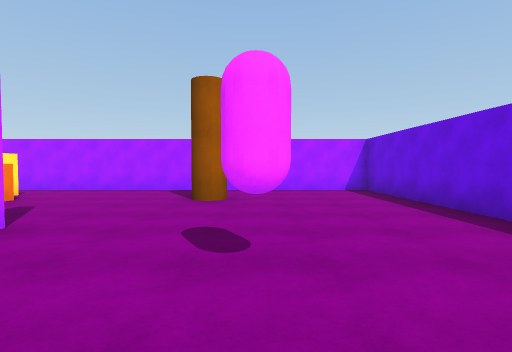
view 1 (above)

14 first-person views from a walk through a scene from a Unity 3-D project. The camera is 1.4 m above the floor, tilts 2° down and sees 85° across. The floor is counted in squares, 2 m on a side. Each view is taken from the middle of a square. On the plan, view 1 faces up. The plan holds only what a view shows up to about 9 squares ahead; the rest is blank. The place goes on beyond the plan. Surface patterns are stand-ins for the level's own textures.

view 2
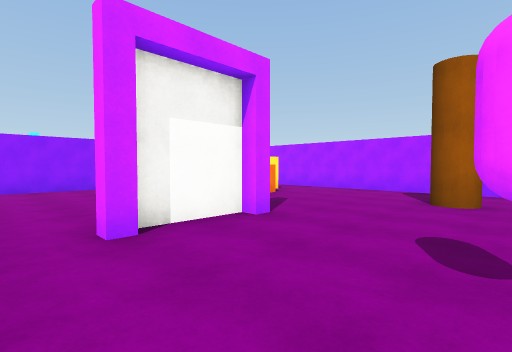

view 3
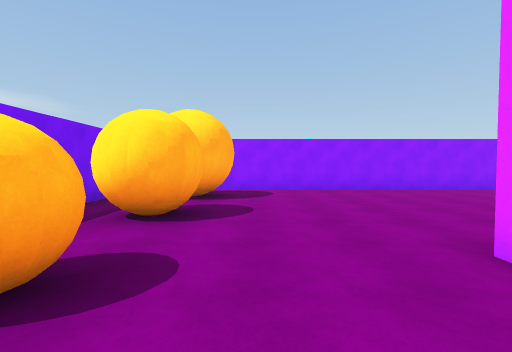

view 4
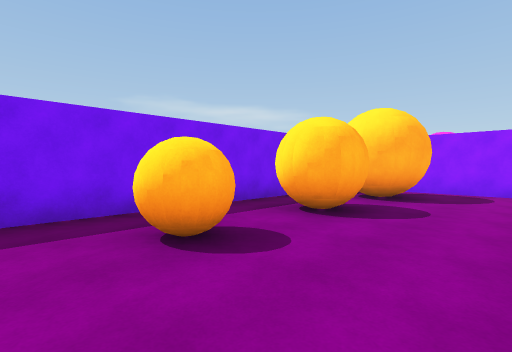

view 5
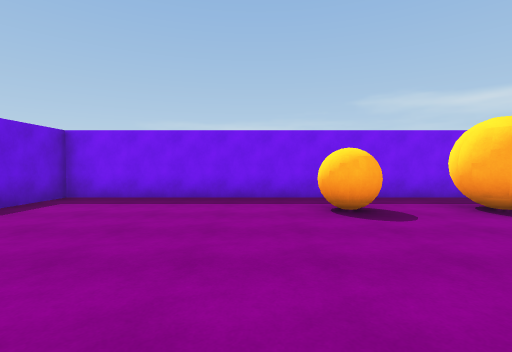

view 6
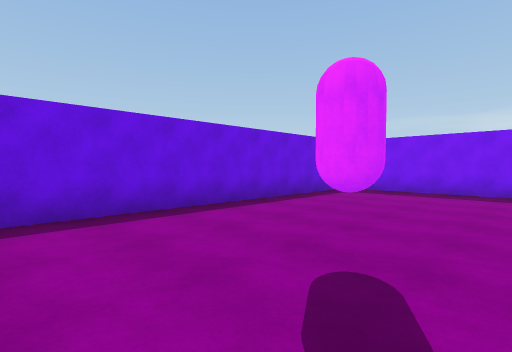

view 7
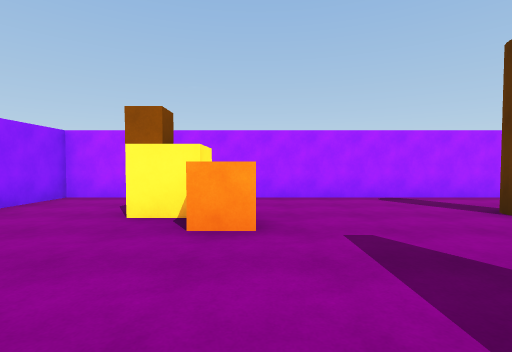

view 8
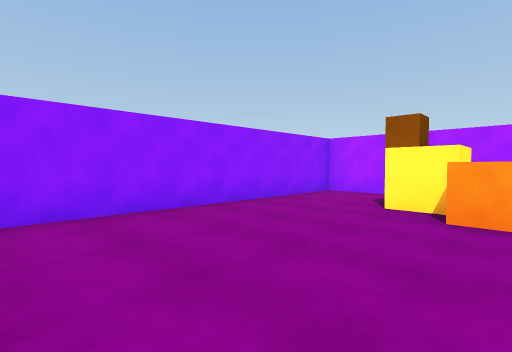

view 9
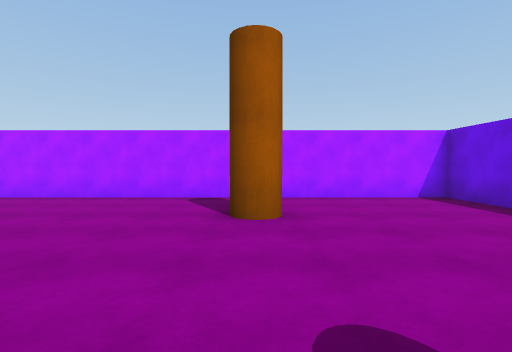

view 10
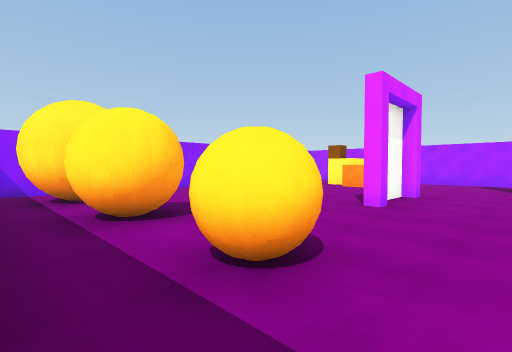

view 11
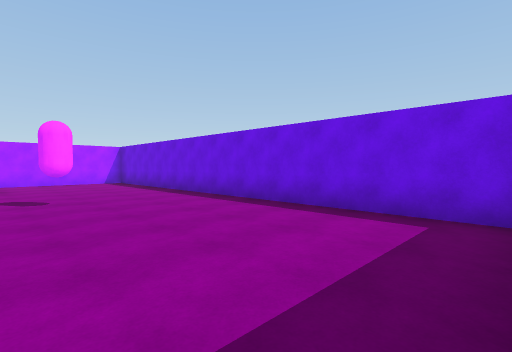

view 12
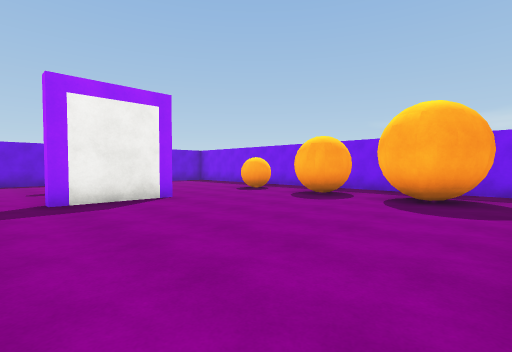

view 13
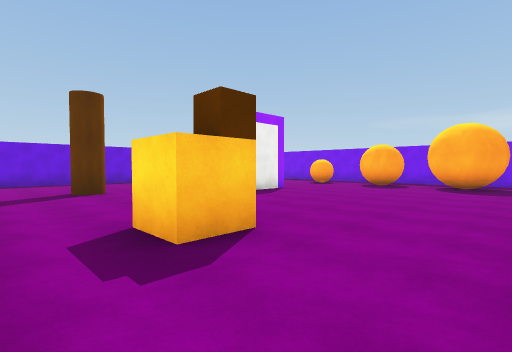

view 14
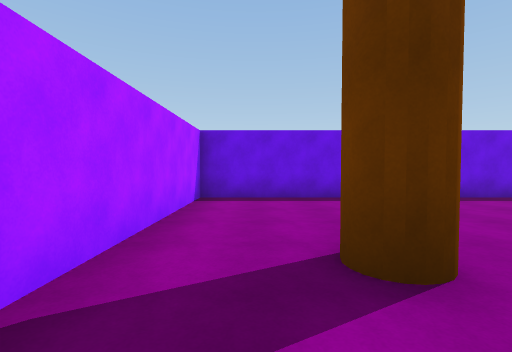

### Floor plan
Ten units are one square. View 1 is at (0, 0); x grows to the right and y downward. Boxes are objects, and circles mark ways between rooms. Rooms are numbered by the first view taken in them; rooms with no view inside come last. Other rooms are left out.
<svg viewBox="-97 -87 135 134">
<path fill="none" stroke="#000" d="M-31 -25 -31 -14M-32 -15 -32 -26M-73 16 -70 17 -67 20M-56 42 33 42 33 -82 -92 -82 -92 38M-84 26 -84 20 -80 17M-88 42 -66 42M-69 32 -73 34M-66 42 -56 42M-67 30 -69 32"/>
<rect x="-75" y="-65" width="10" height="10" fill="#bbb"><title>other object</title></rect>
<rect x="-65" y="-65" width="10" height="10" fill="#bbb"><title>other object</title></rect>
<rect x="-55" y="-65" width="10" height="20" fill="#bbb"><title>other object</title></rect>
<rect x="-35" y="15" width="20" height="20" fill="#bbb"><title>other object</title></rect>
<rect x="-35" y="-15" width="10" height="10" fill="#bbb"><title>other object</title></rect>
<rect x="-35" y="-35" width="10" height="10" fill="#bbb"><title>other object</title></rect>
<rect x="-5" y="-25" width="10" height="10" fill="#bbb"><title>other object</title></rect>
<circle cx="-90" cy="25" r="3" fill="#2a7"/>
<circle cx="-50" cy="40" r="3" fill="#2a7"/>
<circle cx="-60" cy="25" r="3" fill="#2a7"/>
<circle cx="-75" cy="40" r="3" fill="#2a7"/>
<text x="-30" y="-30">1</text>
<text x="-80" y="40">2</text>
<text x="-60" y="40">3</text>
</svg>
Room 1 opens to room 2. Room 1 opens to room 3. Room 2 opens to room 3.

Where each view was taken, in squares from view 1:
view 1: 0 up, 0 right, facing up
view 2: 0 up, 0 right, facing up-left
view 3: 1 down, 1 left, facing left
view 4: 0 up, 1 left, facing down-left
view 5: 2 up, 1 left, facing down
view 6: 4 up, 1 left, facing down-right
view 7: 2 up, 5 left, facing up
view 8: 1 up, 5 left, facing up-left
view 9: 2 up, 1 left, facing up
view 10: 4 down, 1 left, facing up-left
view 11: 4 down, 1 left, facing up-right
view 12: 4 up, 9 left, facing down-right
view 13: 8 up, 9 left, facing down-right
view 14: 7 up, 3 left, facing right
